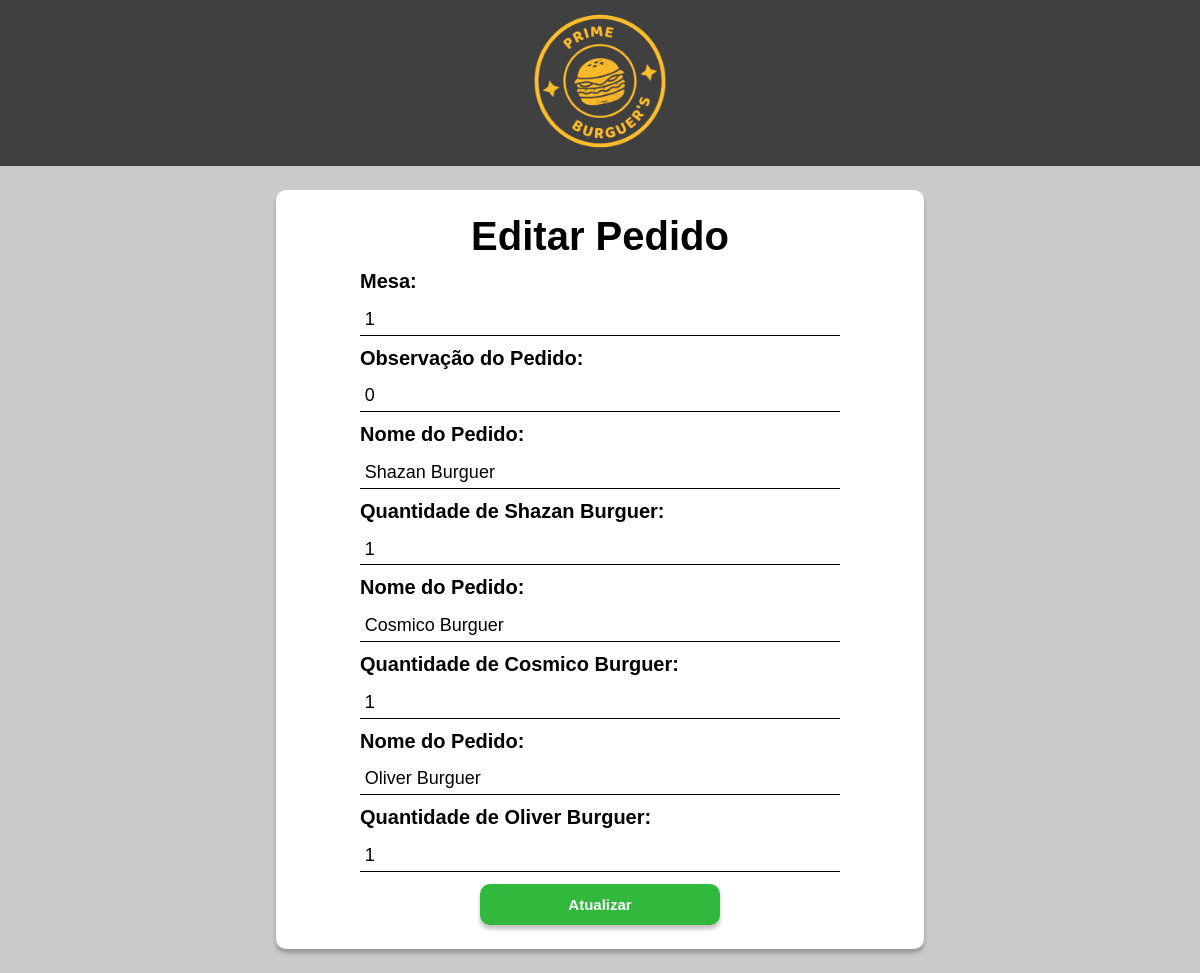
The app's page /php-action/atualizar_pedido.php?id=1 with its own data.
### tables this page shows
CREATE TABLE IF NOT EXISTS `pedidos` (
	`id_pedido` int(11) NOT NULL AUTO_INCREMENT,
	`mesa_pedido` int(11) NOT NULL,
	`nome_pedido` varchar(100) NOT NULL,
	`valor_pedido` decimal(10, 2) NOT NULL,
	`quantidade_pedido` varchar(100) NOT NULL,
	`observacao_pedido` varchar(150) NOT NULL,
	`status_pedido` enum('EM ANDAMENTO', 'CONCLUÍDO') NOT NULL,
	`status_comanda` enum('ABERTA', 'FECHADA') NOT NULL,
	`total` decimal(10, 2) NOT NULL DEFAULT 0.00,
	PRIMARY KEY (`id_pedido`)
);

### php-action/atualizar_pedido.php (the view, shortened to what this page needs)
<?php
include 'conexao.php';
if (isset($_GET['id'])) {
    $id = $_GET['id'];
    $sql = "SELECT * FROM pedidos WHERE mesa_pedido = ?";
    $stmt = $conn->prepare($sql);
    $stmt->bind_param("i", $id);
    $stmt->execute();
    $resultado = $stmt->get_result();
    if ($resultado->num_rows > 0) {
        $pedido = $resultado->fetch_assoc();
    } else {
        die("Pedido não encontrado.");
    }
} else {
    die("Mesa do pedido não especificada.");
}
?>
<!DOCTYPE html>
<html lang="pt-br">
<head>
    <link rel="stylesheet" href="../css/atualizar_pedido.css">
</head>
<body>
    <header>
        <img src="../img/logo.png" id="logo" onclick="javascript:location.href='direcionamento.php'">
    </header>
    <form action='' method='post'>
        <h1>Editar Pedido</h1>
        <div class="itens-forms">
            <label for='mesa_pedido' class="label-item">Mesa:</label>
            <input type='number' class="input-item" name='mesa_pedido' min='1' value='<?php echo $pedido['mesa_pedido']; ?>'>
            <label for='observacao_pedido' class="label-item">Observação do Pedido:</label>
            <input type='text' class="input-item" name='observacao_pedido' value='<?php echo $pedido['observacao_pedido']; ?>'>
            <?php
            $sql_itens = "SELECT * FROM pedidos WHERE mesa_pedido = ?";
            $stmt_itens = $conn->prepare($sql_itens);
            $stmt_itens->bind_param("i", $id);
            $stmt_itens->execute();
            $resultado_itens = $stmt_itens->get_result();
            while ($item_pedido = $resultado_itens->fetch_assoc()) {
                echo "<label for='nome_pedido' class='label-item'>Nome do Pedido:</label>";
                echo "<input type='text'class='input-item' name='nome_pedido[]' value='" . $item_pedido['nome_pedido'] . "'>";
                echo "<label for='quantidade_pedido' class='label-item'>Quantidade de " . $item_pedido['nome_pedido'] . ":</label>";
                echo "<input type='number'class='input-item' min='1' name='quantidade_pedido[]' value='" . $item_pedido['quantidade_pedido'] . "'>";
            }
            ?>
        </div>
        <input type='submit' value='Atualizar' id="btn-atualizar">
    </form>
</body

### css/atualizar_pedido.css (style rules this page uses)
* { margin: 0; padding: 0; }
body { background-color: #cacaca; }
header { width: 100%; background-color: #404040; text-align: center; padding: 0.5% 0; }
h1 { font-size: 40px; text-align: center; font-family: 'Gill Sans', 'Gill Sans MT', Calibri, 'Trebuchet MS', sans-serif; }
form { display: flex; justify-content: center; flex-direction: column; width: 50%; margin: auto; padding: 2%; line-height: 45px; border-radius: 10px; margin-top: 2%; margin-bottom: 2%; background-color: white; box-shadow: 0px 4px 4px 0px rgba(0, 0, 0, 0.25); }
.input-item { border-top: none; border-right: none; border-left: none; border-bottom: 1px solid black; padding: 1%; outline-style: none; font-size: 18px; font-family: 'Gill Sans', 'Gill Sans MT', Calibri, 'Trebuchet MS', sans-serif; resize: none; }
.label-item { font-family: 'Gill Sans', 'Gill Sans MT', Calibri, 'Trebuchet MS', sans-serif; font-size: 20px; font-weight: bold; }
.itens-forms { display: flex; flex-direction: column; margin: 0px 60px; }
#logo { width: 150px; height: 150px; }
#btn-atualizar { margin: auto; margin-top: 2%; width: 40%; cursor: pointer; border: none; border-radius: 10px; padding: 2%; color: white; background-color: #30B93D; font-weight: bold; font-size: 15px; box-shadow: 0px 4px 4px 0px rgb(0, 0, 0, 0.25); }

### records on screen
pedidos: mesa_pedido "1", observacao_pedido "0", nome_pedido "Shazan Burguer", quantidade_pedido "1"
pedidos: nome_pedido "Cosmico Burguer", quantidade_pedido "1"
pedidos: nome_pedido "Oliver Burguer", quantidade_pedido "1"
